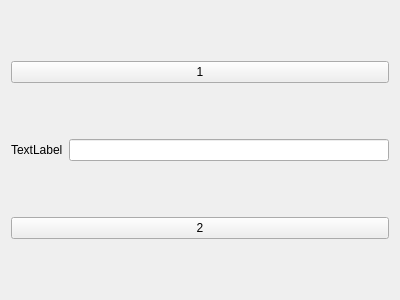
<?xml version="1.0" encoding="UTF-8"?>
<ui version="4.0">
 <class>Form</class>
 <widget class="QWidget" name="Form">
  <property name="geometry">
   <rect>
    <x>0</x>
    <y>0</y>
    <width>400</width>
    <height>300</height>
   </rect>
  </property>
  <property name="windowTitle">
   <string>Form</string>
  </property>
  <layout class="QVBoxLayout" name="verticalLayout">
   <item>
    <widget class="QPushButton" name="pushButton">
     <property name="text">
      <string>1</string>
     </property>
    </widget>
   </item>
   <item>
    <layout class="QHBoxLayout" name="horizontalLayout">
     <item>
      <widget class="QLabel" name="label">
       <property name="text">
        <string>TextLabel</string>
       </property>
      </widget>
     </item>
     <item>
      <widget class="QLineEdit" name="lineEdit"/>
     </item>
    </layout>
   </item>
   <item>
    <widget class="QPushButton" name="pushButton_2">
     <property name="text">
      <string>2</string>
     </property>
    </widget>
   </item>
  </layout>
 </widget>
 <resources/>
 <connections/>
</ui>
